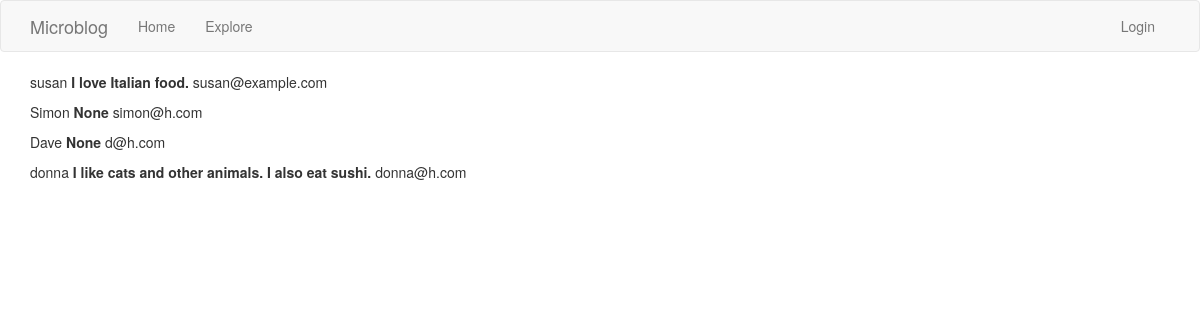
Page /userlist on the earlier database version.
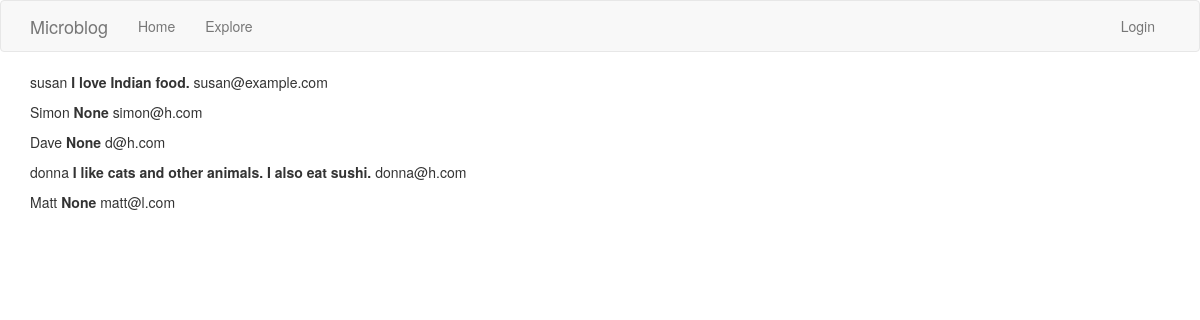
Same page on the later database version.
### app/models.py (models this page shows, shortened)
class User(UserMixin,db.Model):
    id = db.Column(db.Integer, primary_key=True)
    username = db.Column(db.String(64), index=True, unique=True)
    email = db.Column(db.String(120), index=True, unique=True)
    password_hash = db.Column(db.String(128))
    posts = db.relationship('Post', backref='author', lazy='dynamic')
    about_me = db.Column(db.String(140))
    last_seen = db.Column(db.DateTime, default=datetime.utcnow)
    followed = db.relationship(
    'User', secondary=followers,
    primaryjoin=(followers.c.follower_id == id),
    secondaryjoin=(followers.c.followed_id == id),
    backref=db.backref('followers', lazy='dynamic'), lazy='dynamic')

### app/routes.py (the view)
@app.route('/userlist')
def userlist():
    users = User.query.all()
    return render_template('userlist.html', users=users)

### app/routes.py (called while the page is built)
@app.before_request
def before_request():
    if current_user.is_authenticated:
        current_user.last_seen = datetime.utcnow()
        db.session.commit()

### app/templates/userlist.html
{% extends "base.html" %}
{% block app_content %}
    {% for user in users %}
        <div><p>{{ user.username }} <b>{{user.about_me}}</b> {{user.email}}</p></div>
    {% endfor %}
{% endblock %}

Differences in the rows shown:
changed User "susan": about_me "I love Italian food." → "I love Indian food."
added User: username "Matt", about_me "None", email "matt@l.com"
